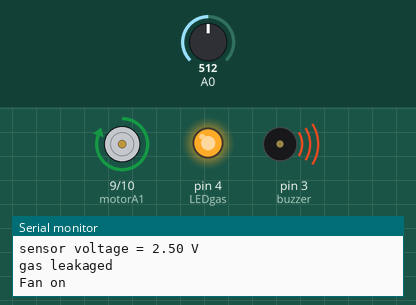
A sketch run on a simulated Arduino Uno, built with avr-gcc and run on an emulated ATmega328P. Shown: motor-driver pin pairs drawn as motors (green arrow = first pin HIGH = forward, orange = second pin HIGH = backward, longer = more drive, scaled by the enable pin), output pins drawn as LEDs (lit = HIGH), buzzer (waves = sounding, pin HIGH), the last lines printed to the serial monitor. The inputs (shaded band) are chosen by the test bench; at power-on: A0 = 512.

Above: at 1.2 s.
1.3 s: A0 set to 343
4.3 s: A0 set to 314
At 4.8 s:
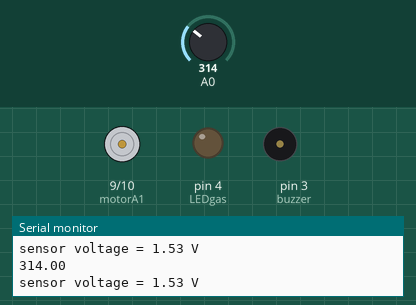
5.8 s: A0 set to 511
At 7.0 s:
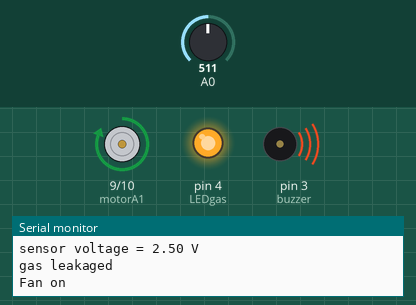
7.3 s: A0 set to 0
At 7.7 s:
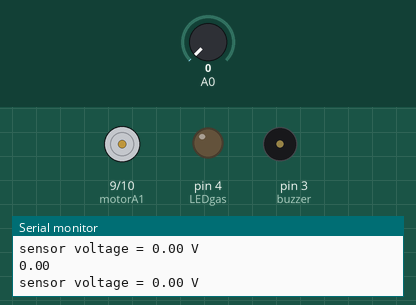
Timing chart, 0 to 9.8 s (numbered marks = the images above; inputs shaded):
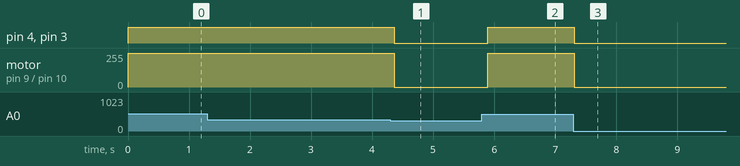

The sketch:

Gas_leakage_detection.ino
```cpp
float sensorVoltage,sensorValue;
float a=1.6;                    //threshold voltage of gas leaksage is equalto "a"
int motorA1=9;
int motorA2=10;
int motorEN=11;
int buzzer=3;
int LEDgas=4;

void setup()
{
   Serial.begin(9600);
   pinMode(buzzer, OUTPUT);
   pinMode(LEDgas, OUTPUT);
   pinMode(motorA1,OUTPUT);
   pinMode(motorA2,OUTPUT);
   pinMode(motorEN,OUTPUT);
}
 void motorforward()
  {
  digitalWrite(motorA1, HIGH);
  digitalWrite(motorA2, LOW); }
void motorstop()
  {
  digitalWrite(motorA1, LOW);
  digitalWrite(motorA2, LOW);
  }
void loop()
{
  sensorValue = analogRead(A0);
  Serial.println(sensorValue);
  sensorVoltage = (sensorValue/1024)*5.0;
  Serial.print("sensor voltage = ");
  Serial.print(sensorVoltage);
  Serial.println(" V    ");

  if(sensorVoltage>a){
       Serial.println("gas leakaged");
       Serial.println("Fan on");
       digitalWrite(LEDgas, HIGH);
       digitalWrite(buzzer,HIGH);
       analogWrite(motorEN, 255);
       motorforward();
       delay(100);
   }
   else {
       digitalWrite(LEDgas, LOW);
       digitalWrite(buzzer,LOW);
       analogWrite(motorEN,0);
       motorstop();
   }
}
```

Measured:
- the behaviour switches between 328 and 327 on A0 (found by bisection; images 0 and 1)
- after the input at 4.3 s, pin 4 (LEDgas), pin 3 (buzzer): HIGH → LOW after 0.06 s; motor on pin 9 (motorA1) / pin 10 (motorA2): forward 255/255 → stopped after 0.06 s
- after the input at 5.8 s, pin 4 (LEDgas), pin 3 (buzzer): LOW → HIGH after 0.09 s; motor on pin 9 (motorA1) / pin 10 (motorA2): stopped → forward 255/255 after 0.09 s
- after the input at 7.3 s, pin 4 (LEDgas), pin 3 (buzzer): HIGH → LOW at once; motor on pin 9 (motorA1) / pin 10 (motorA2): forward 255/255 → stopped at once
